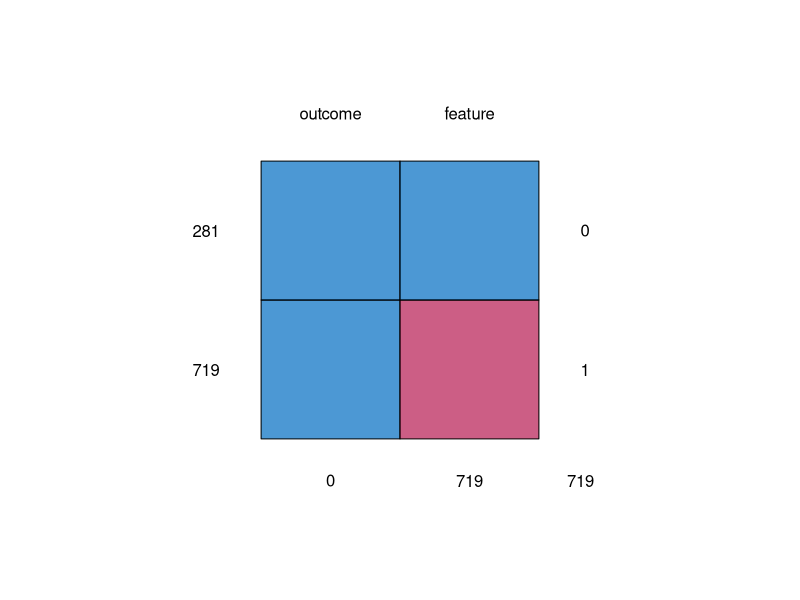
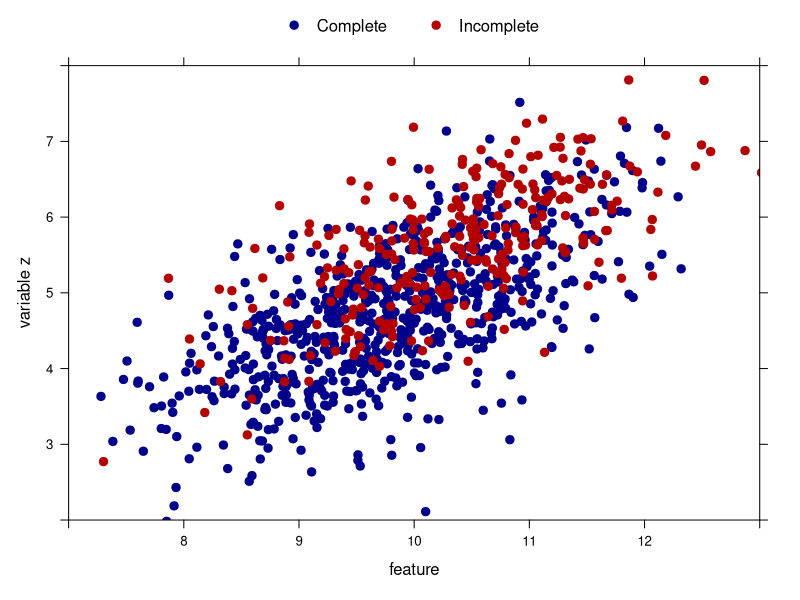
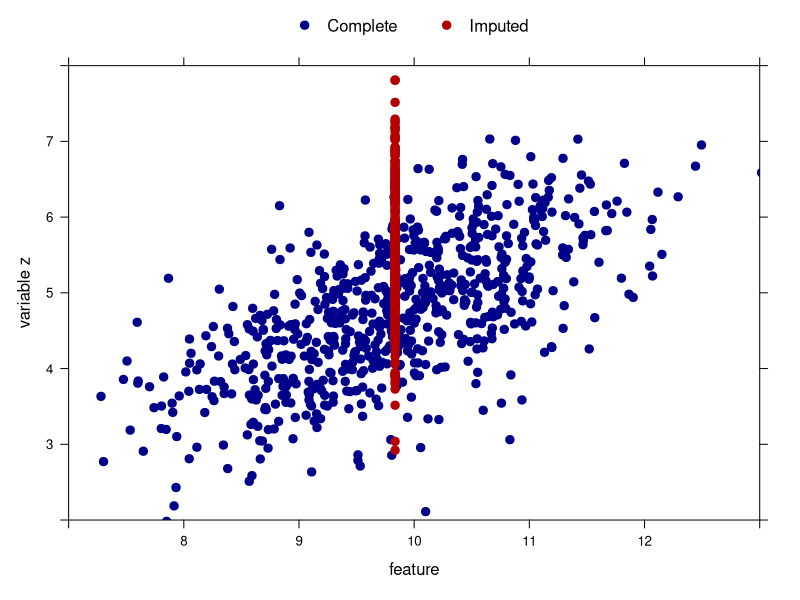
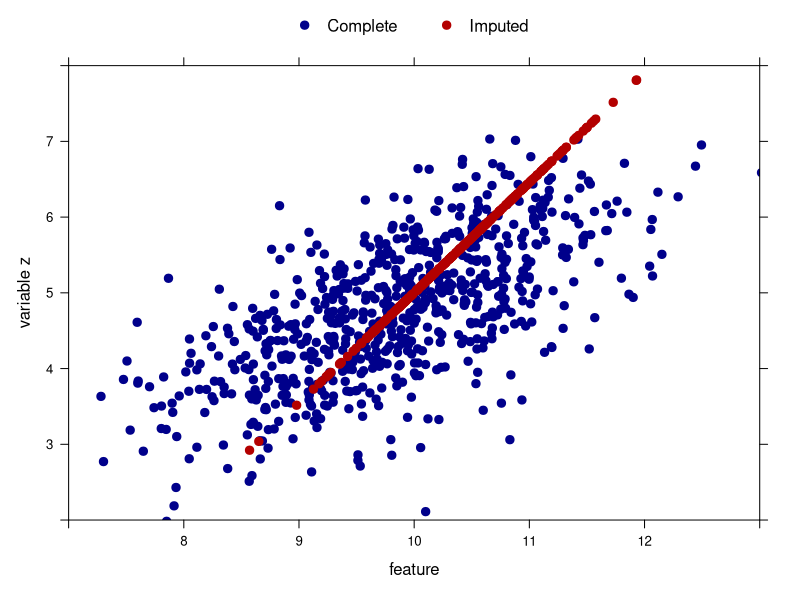

The R source for these figures, in order:
## ---- chunk 1
require(mice)
require(lattice)
require(MASS)

data <- mvrnorm(mu = c(5, 10), 
                Sigma = matrix(c(1, 0.7, 0.7, 1), 2, 2), 
                n = 1000)
data <- as.data.frame(data)
names(data) <- c("outcome", "feature")
inc_data <- ampute(data, pat = c(1, 0), prop = 0.7, mech = "MCAR")$amp
## ---- chunk 2
head(inc_data)
require(mice)
md.pattern(inc_data)
## ---- chunk 3
colors <- c("darkblue", "#b30000")
theme <- list(superpose.symbol = list(col = colors[1:2], pch = 19, cex = 1),
              plot.symbol = list(col = colors[1:2], pch = 1),
              strip.background = list(col = "grey95"))
key <- list(columns = 2, points = list(col = colors[1:2], pch = 19), 
            text = list(c("Complete", "Incomplete")))

inc_data <- ampute(data, pat = c(1, 0), prop = 0.3, mech = "MAR")$amp
plot_data <- data
plot_data['R'] <- is.na(inc_data$feature)
plot <- xyplot(outcome ~ feature, data = plot_data, 
               groups = R, outer = TRUE, par.settings = theme, ylab = 'variable z',
               key = key, ylim = c(2, 8), xlim = c(7, 13))
## ---- chunk 4
plot
## ---- chunk 5
inc_data <- ampute(data, pat = c(1, 0), prop = 0.7, mech = "MAR")$amp
## ---- chunk 6
head(inc_data)
## ---- chunk 7
inc_data <- ampute(data, pat = c(1, 0), prop = 0.3, mech = "MAR")$amp
## ---- chunk 8
com_data <- inc_data
com_data[is.na(inc_data$feature), 'feature'] <- 
  mean(inc_data$feature, na.rm = TRUE)
## ---- chunk 9
theme <- list(superpose.symbol = list(col = colors[1:2], pch = 19, cex = 1),
              plot.symbol = list(col = colors[1:2], pch = 1),
              strip.background = list(col = "grey95"))
key <- list(columns = 2, points = list(col = colors[1:2], pch = 19), 
            text = list(c("Complete", "Imputed")))
com_data['R'] <- is.na(inc_data$feature)
plot <- xyplot(outcome ~ feature, data = com_data, 
               groups = R, outer = TRUE, par.settings = theme, ylab = 'variable z',
               key = key, ylim = c(2, 8), xlim = c(7, 13))
## ---- chunk 10
plot
## ---- chunk 11
names(inc_data) <- c('z', 'feature')
## ---- chunk 12
fit <- lm(feature ~ z, data = inc_data)
pred <- predict(fit, newdata = ic(inc_data))
com_data <- inc_data
com_data[is.na(inc_data$feature), 'feature'] <- pred
## ---- chunk 13
com_data['R'] <- is.na(inc_data$feature)
plot <- xyplot(z ~ feature, data = com_data, 
               groups = R, outer = TRUE, par.settings = theme, ylab = 'variable z',
               key = key, ylim = c(2, 8), xlim = c(7, 13))
## ---- chunk 14
plot
